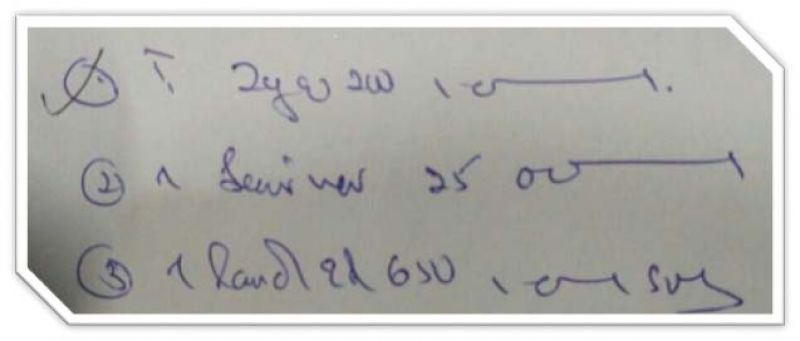
#> input picture prescription.jpg, 800 x 341 px
$ python demo.py
#> lines starting #> are read from the running program, lines starting #| are printed output that depends on the picture; after the words box and inside, x2 and y2 are one past the last pixel; in counts of white or black regions, pixels touching at a corner belong together
import cv2 as cv
import numpy as np
import matplotlib.pyplot as plt


def clean_prescription_image(image_path):
    # 1. Read the image from the file
    # (Make sure 'prescription.jpg' is in the same folder as this script)
#> called with image_path = 'prescription.jpg'
    img = cv.imread(image_path)
#> img is the input picture: shape (341, 800, 3); mean B, G, R 176, 179.7, 180.3

    if img is None:
        print("Error: Could not find the image. Check the file name and path.")
        return

    # 2. Convert to Grayscale
    # Color distracts the OCR model, so we drop it to black and white
    gray = cv.cvtColor(img, cv.COLOR_BGR2GRAY)

    # 3. Apply Gaussian Blur
    # This smooths out the image and removes tiny paper textures or noise
    blurred = cv.GaussianBlur(gray, (5, 5), 0)

    # 4. Adaptive Thresholding (The Magic Step)
    # This handles uneven lighting/shadows on the paper.
    # It calculates the threshold for small regions of the image separately.
    thresh = cv.adaptiveThreshold(
        blurred,
        255,  # Max pixel value (pure white)
        cv.ADAPTIVE_THRESH_GAUSSIAN_C,  # Method for thresholding
        cv.THRESH_BINARY,  # Output black and white
        11,  # Block size (size of the local region)
        2   # Constant subtracted from the mean
    )
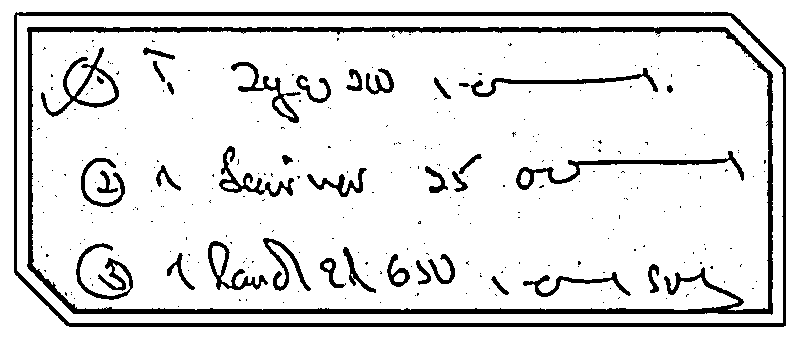
#> thresh: shape (341, 800); 88.6% white; 303 black regions (266 under 20 px), largest, box (x1, y1, x2, y2) and area: (27, 27, 773, 315) 10275, (14, 12, 786, 327) 7879, (516, 151, 744, 190) 1305

    # 5. Display the Before & After using Matplotlib
    # This is great for Spyder so you can see exactly what the code did
    plt.figure(figsize=(10, 5))

    plt.subplot(1, 2, 1)
    plt.title("Original Image")
    # OpenCV loads in BGR, Matplotlib uses RGB, so we convert for accurate display
    plt.imshow(cv.cvtColor(img, cv.COLOR_BGR2RGB))
    plt.axis('off')

    plt.subplot(1, 2, 2)
    plt.title("Cleaned for OCR")
    plt.imshow(thresh, cmap='gray')
    plt.axis('off')

    plt.tight_layout()
    plt.show()
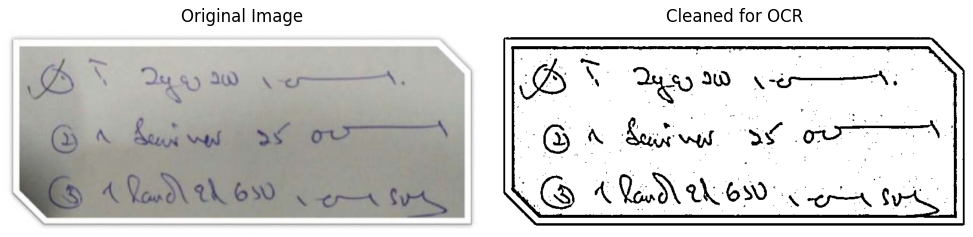
#> figure drawn by matplotlib, 2 panels

    return thresh


# --- Run the function ---
# Change 'prescription.jpg' to the actual name of your test image
cleaned_image = clean_prescription_image('prescription.jpg')
